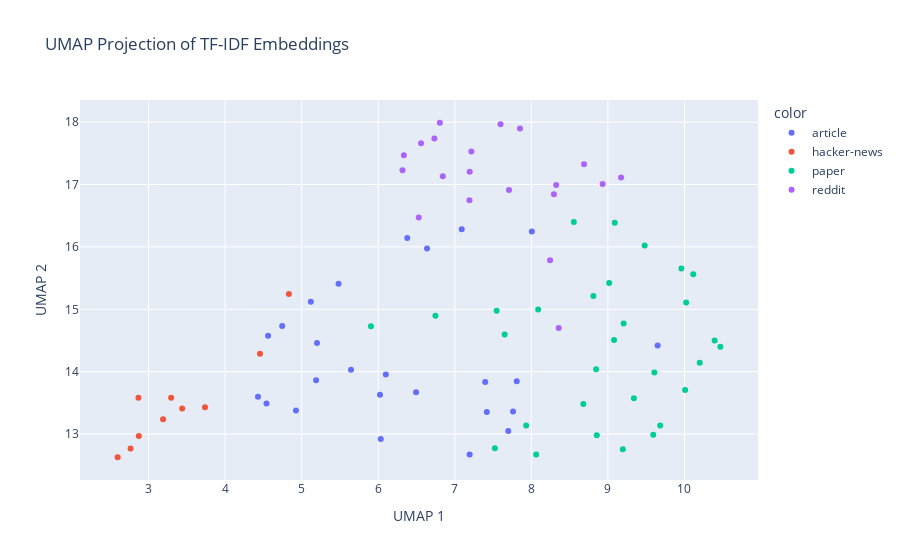
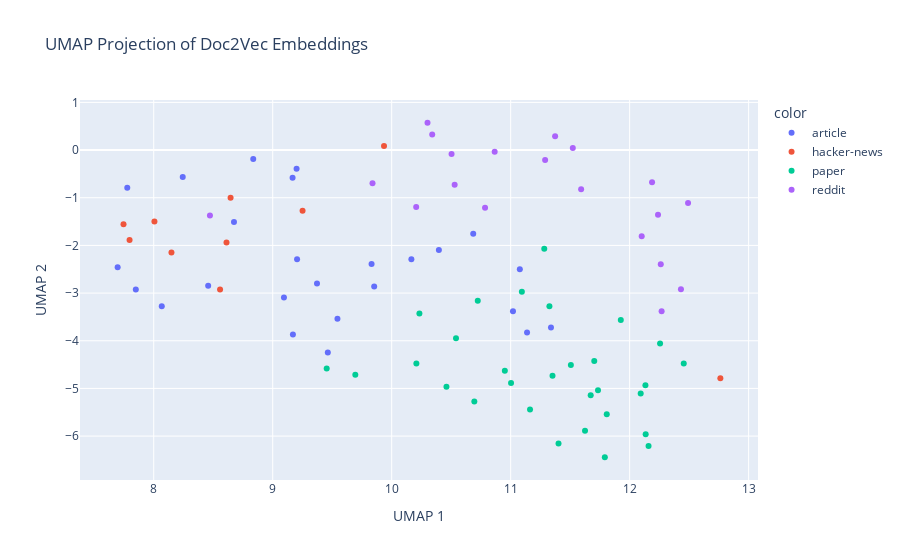

Source (notebook cell) for these figures, in order:
### Code cell
import umap
import plotly.express as px

# Apply UMAP to TF-IDF embeddings
umap_tfidf = umap.UMAP(n_neighbors=5, min_dist=0.3, metric='cosine')
tfidf_umap_embeddings = umap_tfidf.fit_transform(tfidf_embeddings)

# Apply UMAP to Doc2Vec embeddings
umap_doc2vec = umap.UMAP(n_neighbors=5, min_dist=0.3, metric='cosine')
doc2vec_umap_embeddings = umap_doc2vec.fit_transform(doc2vec_embeddings)

# Combine titles, texts, and types for hover information
hover_texts = [f"Title: {entry[0]}" for key in data for entry in data[key]]
document_types = [entry[2] for key in data for entry in data[key]]

# Create interactive plot for TF-IDF embeddings
fig_tfidf = px.scatter(
    x=tfidf_umap_embeddings[:, 0], y=tfidf_umap_embeddings[:, 1],
    color=document_types, hover_data={'text': hover_texts},
    labels={'x': 'UMAP 1', 'y': 'UMAP 2'},
    title='UMAP Projection of TF-IDF Embeddings'
)

# Update hover data
fig_tfidf.update_traces(marker=dict(size=5),
                        selector=dict(mode='markers+text'))

fig_tfidf.show()

# Create interactive plot for Doc2Vec embeddings
fig_doc2vec = px.scatter(
    x=doc2vec_umap_embeddings[:, 0], y=doc2vec_umap_embeddings[:, 1],
    color=document_types, hover_data={'text': hover_texts},
    labels={'x': 'UMAP 1', 'y': 'UMAP 2'},
    title='UMAP Projection of Doc2Vec Embeddings'
)

# Update hover data
fig_doc2vec.update_traces(marker=dict(size=5),
                          selector=dict(mode='markers+text'))

fig_doc2vec.show()

### Figure 1 — Plotly figure (JSON) as saved in the notebook; plotly's stock layout.template omitted (floating-point values rounded to 4 significant figures)
{"data": [{"customdata": [["Title: Here's the moment Nvidia became the AI king and what it must do this week to keep the throne"], ["Title: Tens Summoned by Criminal Police Over Protests"], ["Title: How are you using AI to cope with grief? We want to hear from you"], ["Title: Border Patrol agents reveal how easily terrorists and killers get into US despite being screened"], ["Title: Tech firm set to launch AI product, train students"], ["Title: German, French Leaders Say Georgian Government, Ruling Party “Deviate” from EU Path"], ["Title: Process of making passport will be made easier, says Naqvi"], ["Title: Brace up for AI, robotics, automation threats, CIPM boss charges workers"], ["Title: Buildout, Inc. Unveils Game-Changing Technology Stack including an AI-Enabled Mobile App"], ["Title: Danny Batth hints he's set to become free agent less than a year after Norwich City move in 42-word message"], ["Title: Personal Data Protection Service Says Regulatory Clarifications are Necessary in the Agents’ Law"], ["Title: Denver Broncos could resurrect career of former All-Pro wide receiver"], ["Title: 20 Premier League free agents Leeds United could sign including Arsenal, Newcastle United and Everton stars"], ["Title: Among AI infrastructure hopefuls, Qualcomm has become an unlikely ally"], ["Title: Bruins’ Jeremy Swayman Shares Clear Goal For Free Agency"], ["Title: Fund thesis: AI is the X-factor "], ["Title: Despite Salaries Below $500,000, Here’s How College Football Coaches Build Million-Dollar Empires"], ["Title: Customer service staff hired at HMRC – without speaking to a human"], ["Title: Swecha to develop Telugu language-centric Large Language Models"], ["Title: Beursweek begint rustig, beleggers kijken uit naar Fed en Nvidia"], ["Title: Putin pressas av hemliga agenter på hemmaplan"], ["Title: 12 New York Giants free agents remain as OTAs begin"], ["Title: Heroes in green: Guardia Civil rescues baby locked in car"], ["Title: Finland to present plan to push back migrants on Russian border"], ["Title: Spam, junk … slop? The latest wave of AI behind the ‘zombie internet’"]], "hovertemplate": "color=article<br>UMAP 1=%{x}<br>UMAP 2=%{y}<br>text=%{customdata[0]}<extra></extra>", "legendgroup": "article", "marker": {"color": "#636efa", "symbol": "circle"}, "mode": "markers", "name": "article", "orientation": "v", "showlegend": true, "type": "scatter", "x": [6.379, 4.43, 7.419, 5.12, 7.81, 4.541, 5.189, 7.398, 8.006, 6.495, 4.926, 5.201, 5.645, 7.194, 6.023, 7.762, 5.482, 6.033, 9.65, 6.638, 7.091, 6.1, 4.562, 4.746, 7.699], "xaxis": "x", "y": [16.14, 13.6, 13.35, 15.12, 13.85, 13.49, 13.86, 13.83, 16.25, 13.67, 13.38, 14.46, 14.03, 12.67, 13.63, 13.36, 15.41, 12.92, 14.42, 15.97, 16.28, 13.95, 14.57, 14.73, 13.05], "yaxis": "y"}, {"customdata": [["Title: Huginn: Create agents that monitor and act on your behalf"], ["Title: Agents raid home of fired Florida data scientist who built Covid-19 dashboard"], ["Title: Amazon reportedly has Pinkerton agents surveil workers who try to form unions"], ["Title: I am under surveillance by Canadian agents, my computer has been backdoored"], ["Title: U.S. directs agents to cover up program used to investigate Americans"], ["Title: FBI agents accuse CIA of 9/11 coverup"], ["Title: SCOTUS rules you may sue government agents for damages when they violate rights"], ["Title: Generative Agents: Interactive Simulacra of Human Behavior"], ["Title: Sergey Aleynikov Sues FBI Agents Who Arrested Him"], ["Title: Be Careful when Speaking to Federal Agents - 18 U.S.C. Section 1001"]], "hovertemplate": "color=hacker-news<br>UMAP 1=%{x}<br>UMAP 2=%{y}<br>text=%{customdata[0]}<extra></extra>", "legendgroup": "hacker-news", "marker": {"color": "#EF553B", "symbol": "circle"}, "mode": "markers", "name": "hacker-news", "orientation": "v", "showlegend": true, "type": "scatter", "x": [2.597, 3.19, 2.874, 4.834, 3.296, 2.766, 3.738, 2.869, 3.44, 4.456], "xaxis": "x", "y": [12.63, 13.24, 12.97, 15.25, 13.58, 12.77, 13.43, 13.58, 13.41, 14.29], "yaxis": "y"}, {"customdata": [["Title: How Far Are We From AGI"], ["Title: Societal Adaptation to Advanced AI"], ["Title: Fine-Tuning Large Vision-Language Models as Decision-Making Agents via Reinforcement Learning"], ["Title: Biasing & Debiasing based Approach Towards Fair Knowledge Transfer for Equitable Skin Analysis"], ["Title: When LLMs step into the 3D World: A Survey and Meta-Analysis of 3D Tasks via Multi-modal Large Language Models"], ["Title: Co-Matching: Towards Human-Machine Collaborative Legal Case Matching"], ["Title: Novel Data Models for Inter-operable LCA Frameworks"], ["Title: A Design Trajectory Map of Human-AI Collaborative Reinforcement Learning Systems: Survey and Taxonomy"], ["Title: GPT Store Mining and Analysis"], ["Title: \"The Death of Wikipedia?\" -- Exploring the Impact of ChatGPT on Wikipedia Engagement"], ["Title: A Guide to Tracking Phylogenies in Parallel and Distributed Agent-based Evolution Models"], ["Title: Speaker Verification in Agent-Generated Conversations"], ["Title: Towards Consistent and Explainable Motion Prediction using Heterogeneous Graph Attention"], ["Title: StyloAI: Distinguishing AI-Generated Content with Stylometric Analysis"], ["Title: Red Teaming Language Models for Contradictory Dialogues"], ["Title: When Large Language Model Meets Optimization"], ["Title: Optimizing Search and Rescue UAV Connectivity in Challenging Terrain through Multi Q-Learning"], ["Title: Silicon nitride integrated photonics from visible to mid-infrared spectra"], ["Title: Solving the enigma: Deriving optimal explanations of deep networks"], ["Title: Semantic Communication via Rate Distortion Perception Bottleneck"], ["Title: Pedestrian evacuations with imitation of cooperative behavior"], ["Title: Mitigating Text Toxicity with Counterfactual Generation"], ["Title: DEBATE: Devil's Advocate-Based Assessment and Text Evaluation"], ["Title: Stock Market Dynamics Through Deep Learning Context"], ["Title: Infrared Adversarial Car Stickers"], ["Title: \"Hunt Takes Hare\": Theming Games Through Game-Word Vector Translation"], ["Title: IGOT: Information Gain Optimized Tokenizer on Domain Adaptive Pretraining"], ["Title: Organizational Selection of Innovation"], ["Title: Nearly Minimax Optimal Regret for Multinomial Logistic Bandit"], ["Title: Human-AI Safety: A Descendant of Generative AI and Control Systems Safety"]], "hovertemplate": "color=paper<br>UMAP 1=%{x}<br>UMAP 2=%{y}<br>text=%{customdata[0]}<extra></extra>", "legendgroup": "paper", "marker": {"color": "#00cc96", "symbol": "circle"}, "mode": "markers", "name": "paper", "orientation": "v", "showlegend": true, "type": "scatter", "x": [8.063, 7.524, 8.847, 10.47, 9.607, 8.855, 8.089, 8.679, 9.684, 7.547, 8.555, 10.02, 9.34, 10.12, 10.39, 9.205, 9.017, 9.08, 10.2, 8.811, 5.905, 9.96, 9.48, 9.592, 10.01, 6.748, 7.652, 9.09, 9.195, 7.932], "xaxis": "x", "y": [12.67, 12.77, 14.04, 14.4, 13.98, 12.98, 15.0, 13.48, 13.14, 14.98, 16.4, 15.11, 13.58, 15.56, 14.5, 14.77, 15.42, 14.51, 14.14, 15.21, 14.73, 15.66, 16.02, 12.99, 13.71, 14.9, 14.6, 16.39, 12.76, 13.14], "yaxis": "y"}, {"customdata": [["Title: LLM Agent platforms"], ["Title: CRISPR-GPT: An LLM Agent for Automated Design of Gene-Editing Experiments"], ["Title: Nuggt: A LLM Agent that runs on Wizcoder-15B (4-bit Quantised). It's time to democratise LLM Agents"], ["Title: No, LLM Agents can not Autonomously Exploit One-day Vulnerabilities."], ["Title: [R] Data Interpreter: An LLM Agent for Data Science"], ["Title: Launching AgentSearch - A local search engine for your LLM agent"], ["Title: [P] Nuggt: A LLM Agent that runs on Wizcoder-15B (4-bit Quantised). It's time to democratise LLM Agents"], ["Title: LLM agents can autonomously exploit one-day vulnerabilities"], ["Title: [R] CRISPR-GPT: An LLM Agent for Automated Design of Gene-Editing Experiments"], ["Title: Nuggt: A LLM Agent the runs on WizardCoder-15B (4-bit quantised). It's time to democratise LLM Agents"], ["Title: [R] AIOS: LLM Agent Operating System"], ["Title: 🌟📚 Introducing LLM-Agents-Papers-for-Simulation Repository! 📚🌟"], ["Title: LLM Agents can Autonomously Exploit One-day Vulnerabilities"], ["Title: AIOS: LLM Agent Operating System"], ["Title: What's the use case for LLM agents?"], ["Title: 🌟📚 Introducing LLM-Agents-Papers-for-Simulation Repository! 📚🌟"], ["Title: LLM Agents can Autonomously Hack Websites"], ["Title: LLM Agents can Autonomously Hack Websites"], ["Title: Looking for best resources on LLM Agents"], ["Title: LLM agent writes code to train robots"]], "hovertemplate": "color=reddit<br>UMAP 1=%{x}<br>UMAP 2=%{y}<br>text=%{customdata[0]}<extra></extra>", "legendgroup": "reddit", "marker": {"color": "#ab63fa", "symbol": "circle"}, "mode": "markers", "name": "reddit", "orientation": "v", "showlegend": true, "type": "scatter", "x": [7.192, 6.335, 7.195, 6.56, 8.358, 7.708, 6.844, 6.805, 6.317, 6.734, 8.932, 8.295, 7.217, 9.172, 8.245, 8.325, 7.598, 7.852, 8.688, 6.529], "xaxis": "x", "y": [16.75, 17.47, 17.21, 17.66, 14.7, 16.91, 17.13, 17.99, 17.23, 17.74, 17.01, 16.84, 17.53, 17.11, 15.79, 16.99, 17.97, 17.9, 17.33, 16.47], "yaxis": "y"}], "layout": {"legend": {"title": {"text": "color"}, "tracegroupgap": 0}, "title": {"text": "UMAP Projection of TF-IDF Embeddings"}, "xaxis": {"anchor": "y", "domain": [0, 1], "title": {"text": "UMAP 1"}}, "yaxis": {"anchor": "x", "domain": [0, 1], "title": {"text": "UMAP 2"}}}}

### Figure 2 — Plotly figure (JSON) as saved in the notebook; plotly's stock layout.template omitted (floating-point values rounded to 4 significant figures)
{"data": [{"customdata": [["Title: Here's the moment Nvidia became the AI king and what it must do this week to keep the throne"], ["Title: Tens Summoned by Criminal Police Over Protests"], ["Title: How are you using AI to cope with grief? We want to hear from you"], ["Title: Border Patrol agents reveal how easily terrorists and killers get into US despite being screened"], ["Title: Tech firm set to launch AI product, train students"], ["Title: German, French Leaders Say Georgian Government, Ruling Party “Deviate” from EU Path"], ["Title: Process of making passport will be made easier, says Naqvi"], ["Title: Brace up for AI, robotics, automation threats, CIPM boss charges workers"], ["Title: Buildout, Inc. Unveils Game-Changing Technology Stack including an AI-Enabled Mobile App"], ["Title: Danny Batth hints he's set to become free agent less than a year after Norwich City move in 42-word message"], ["Title: Personal Data Protection Service Says Regulatory Clarifications are Necessary in the Agents’ Law"], ["Title: Denver Broncos could resurrect career of former All-Pro wide receiver"], ["Title: 20 Premier League free agents Leeds United could sign including Arsenal, Newcastle United and Everton stars"], ["Title: Among AI infrastructure hopefuls, Qualcomm has become an unlikely ally"], ["Title: Bruins’ Jeremy Swayman Shares Clear Goal For Free Agency"], ["Title: Fund thesis: AI is the X-factor "], ["Title: Despite Salaries Below $500,000, Here’s How College Football Coaches Build Million-Dollar Empires"], ["Title: Customer service staff hired at HMRC – without speaking to a human"], ["Title: Swecha to develop Telugu language-centric Large Language Models"], ["Title: Beursweek begint rustig, beleggers kijken uit naar Fed en Nvidia"], ["Title: Putin pressas av hemliga agenter på hemmaplan"], ["Title: 12 New York Giants free agents remain as OTAs begin"], ["Title: Heroes in green: Guardia Civil rescues baby locked in car"], ["Title: Finland to present plan to push back migrants on Russian border"], ["Title: Spam, junk … slop? The latest wave of AI behind the ‘zombie internet’"]], "hovertemplate": "color=article<br>UMAP 1=%{x}<br>UMAP 2=%{y}<br>text=%{customdata[0]}<extra></extra>", "legendgroup": "article", "marker": {"color": "#636efa", "symbol": "circle"}, "mode": "markers", "name": "article", "orientation": "v", "showlegend": true, "type": "scatter", "x": [10.4, 7.849, 11.02, 9.167, 10.17, 8.458, 8.674, 9.544, 11.34, 9.201, 8.068, 7.778, 8.244, 9.463, 10.69, 9.17, 11.14, 9.831, 11.08, 9.095, 9.372, 8.836, 7.697, 9.205, 9.853], "xaxis": "x", "y": [-2.096, -2.925, -3.382, -0.5825, -2.29, -2.845, -1.512, -3.537, -3.72, -0.3932, -3.277, -0.7926, -0.5648, -4.246, -1.753, -3.869, -3.828, -2.391, -2.498, -3.091, -2.801, -0.1872, -2.46, -2.288, -2.863], "yaxis": "y"}, {"customdata": [["Title: Huginn: Create agents that monitor and act on your behalf"], ["Title: Agents raid home of fired Florida data scientist who built Covid-19 dashboard"], ["Title: Amazon reportedly has Pinkerton agents surveil workers who try to form unions"], ["Title: I am under surveillance by Canadian agents, my computer has been backdoored"], ["Title: U.S. directs agents to cover up program used to investigate Americans"], ["Title: FBI agents accuse CIA of 9/11 coverup"], ["Title: SCOTUS rules you may sue government agents for damages when they violate rights"], ["Title: Generative Agents: Interactive Simulacra of Human Behavior"], ["Title: Sergey Aleynikov Sues FBI Agents Who Arrested Him"], ["Title: Be Careful when Speaking to Federal Agents - 18 U.S.C. Section 1001"]], "hovertemplate": "color=hacker-news<br>UMAP 1=%{x}<br>UMAP 2=%{y}<br>text=%{customdata[0]}<extra></extra>", "legendgroup": "hacker-news", "marker": {"color": "#EF553B", "symbol": "circle"}, "mode": "markers", "name": "hacker-news", "orientation": "v", "showlegend": true, "type": "scatter", "x": [9.936, 7.797, 8.006, 9.251, 7.746, 8.557, 8.646, 12.76, 8.612, 8.149], "xaxis": "x", "y": [0.08586, -1.888, -1.499, -1.271, -1.558, -2.925, -0.9986, -4.787, -1.939, -2.147], "yaxis": "y"}, {"customdata": [["Title: How Far Are We From AGI"], ["Title: Societal Adaptation to Advanced AI"], ["Title: Fine-Tuning Large Vision-Language Models as Decision-Making Agents via Reinforcement Learning"], ["Title: Biasing & Debiasing based Approach Towards Fair Knowledge Transfer for Equitable Skin Analysis"], ["Title: When LLMs step into the 3D World: A Survey and Meta-Analysis of 3D Tasks via Multi-modal Large Language Models"], ["Title: Co-Matching: Towards Human-Machine Collaborative Legal Case Matching"], ["Title: Novel Data Models for Inter-operable LCA Frameworks"], ["Title: A Design Trajectory Map of Human-AI Collaborative Reinforcement Learning Systems: Survey and Taxonomy"], ["Title: GPT Store Mining and Analysis"], ["Title: \"The Death of Wikipedia?\" -- Exploring the Impact of ChatGPT on Wikipedia Engagement"], ["Title: A Guide to Tracking Phylogenies in Parallel and Distributed Agent-based Evolution Models"], ["Title: Speaker Verification in Agent-Generated Conversations"], ["Title: Towards Consistent and Explainable Motion Prediction using Heterogeneous Graph Attention"], ["Title: StyloAI: Distinguishing AI-Generated Content with Stylometric Analysis"], ["Title: Red Teaming Language Models for Contradictory Dialogues"], ["Title: When Large Language Model Meets Optimization"], ["Title: Optimizing Search and Rescue UAV Connectivity in Challenging Terrain through Multi Q-Learning"], ["Title: Silicon nitride integrated photonics from visible to mid-infrared spectra"], ["Title: Solving the enigma: Deriving optimal explanations of deep networks"], ["Title: Semantic Communication via Rate Distortion Perception Bottleneck"], ["Title: Pedestrian evacuations with imitation of cooperative behavior"], ["Title: Mitigating Text Toxicity with Counterfactual Generation"], ["Title: DEBATE: Devil's Advocate-Based Assessment and Text Evaluation"], ["Title: Stock Market Dynamics Through Deep Learning Context"], ["Title: Infrared Adversarial Car Stickers"], ["Title: \"Hunt Takes Hare\": Theming Games Through Game-Word Vector Translation"], ["Title: IGOT: Information Gain Optimized Tokenizer on Domain Adaptive Pretraining"], ["Title: Organizational Selection of Innovation"], ["Title: Nearly Minimax Optimal Regret for Multinomial Logistic Bandit"], ["Title: Human-AI Safety: A Descendant of Generative AI and Control Systems Safety"]], "hovertemplate": "color=paper<br>UMAP 1=%{x}<br>UMAP 2=%{y}<br>text=%{customdata[0]}<extra></extra>", "legendgroup": "paper", "marker": {"color": "#00cc96", "symbol": "circle"}, "mode": "markers", "name": "paper", "orientation": "v", "showlegend": true, "type": "scatter", "x": [10.21, 9.454, 11.81, 11.0, 11.09, 11.7, 10.95, 11.51, 10.72, 10.23, 12.26, 12.13, 11.79, 10.54, 11.73, 11.93, 11.63, 11.33, 10.69, 12.16, 11.4, 11.35, 12.45, 11.67, 10.46, 12.13, 11.16, 11.28, 12.09, 9.694], "xaxis": "x", "y": [-4.475, -4.58, -5.541, -4.885, -2.973, -4.425, -4.631, -4.507, -3.159, -3.429, -4.056, -4.935, -6.444, -3.946, -5.037, -3.565, -5.888, -3.277, -5.274, -6.208, -6.154, -4.737, -4.48, -5.145, -4.964, -5.962, -5.443, -2.072, -5.106, -4.713], "yaxis": "y"}, {"customdata": [["Title: LLM Agent platforms"], ["Title: CRISPR-GPT: An LLM Agent for Automated Design of Gene-Editing Experiments"], ["Title: Nuggt: A LLM Agent that runs on Wizcoder-15B (4-bit Quantised). It's time to democratise LLM Agents"], ["Title: No, LLM Agents can not Autonomously Exploit One-day Vulnerabilities."], ["Title: [R] Data Interpreter: An LLM Agent for Data Science"], ["Title: Launching AgentSearch - A local search engine for your LLM agent"], ["Title: [P] Nuggt: A LLM Agent that runs on Wizcoder-15B (4-bit Quantised). It's time to democratise LLM Agents"], ["Title: LLM agents can autonomously exploit one-day vulnerabilities"], ["Title: [R] CRISPR-GPT: An LLM Agent for Automated Design of Gene-Editing Experiments"], ["Title: Nuggt: A LLM Agent the runs on WizardCoder-15B (4-bit quantised). It's time to democratise LLM Agents"], ["Title: [R] AIOS: LLM Agent Operating System"], ["Title: 🌟📚 Introducing LLM-Agents-Papers-for-Simulation Repository! 📚🌟"], ["Title: LLM Agents can Autonomously Exploit One-day Vulnerabilities"], ["Title: AIOS: LLM Agent Operating System"], ["Title: What's the use case for LLM agents?"], ["Title: 🌟📚 Introducing LLM-Agents-Papers-for-Simulation Repository! 📚🌟"], ["Title: LLM Agents can Autonomously Hack Websites"], ["Title: LLM Agents can Autonomously Hack Websites"], ["Title: Looking for best resources on LLM Agents"], ["Title: LLM agent writes code to train robots"]], "hovertemplate": "color=reddit<br>UMAP 1=%{x}<br>UMAP 2=%{y}<br>text=%{customdata[0]}<extra></extra>", "legendgroup": "reddit", "marker": {"color": "#ab63fa", "symbol": "circle"}, "mode": "markers", "name": "reddit", "orientation": "v", "showlegend": true, "type": "scatter", "x": [10.87, 12.19, 11.29, 12.24, 10.3, 11.59, 11.52, 12.1, 12.49, 11.37, 10.53, 12.43, 10.5, 8.473, 10.34, 12.26, 10.78, 9.839, 10.21, 12.27], "xaxis": "x", "y": [-0.03634, -0.677, -0.2073, -1.356, 0.5729, -0.823, 0.04462, -1.806, -1.11, 0.2901, -0.7256, -2.92, -0.08214, -1.372, 0.3263, -2.393, -1.209, -0.6978, -1.193, -3.382], "yaxis": "y"}], "layout": {"legend": {"title": {"text": "color"}, "tracegroupgap": 0}, "title": {"text": "UMAP Projection of Doc2Vec Embeddings"}, "xaxis": {"anchor": "y", "domain": [0, 1], "title": {"text": "UMAP 1"}}, "yaxis": {"anchor": "x", "domain": [0, 1], "title": {"text": "UMAP 2"}}}}
